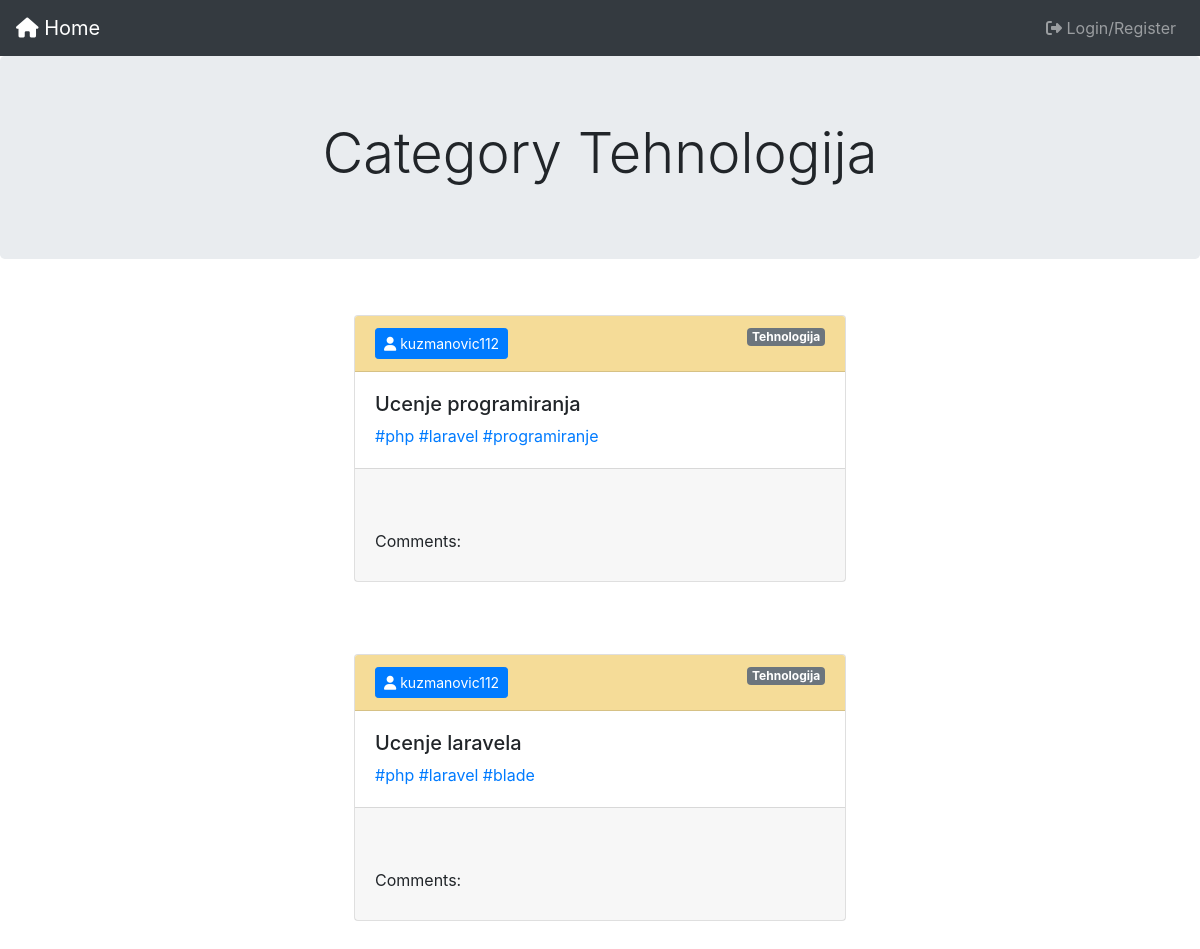
The page /category.php?id=10 on the database its author committed.
### tables this page shows
CREATE TABLE IF NOT EXISTS `categories` (
  `id` int NOT NULL AUTO_INCREMENT,
  `name` varchar(40) NOT NULL,
  PRIMARY KEY (`id`)
);

CREATE TABLE IF NOT EXISTS `posts` (
  `id` int NOT NULL AUTO_INCREMENT,
  `post` longtext NOT NULL,
  `category_id` int NOT NULL,
  `user_id` int NOT NULL,
  `tags` longtext,
  `created_at` datetime NOT NULL,
  PRIMARY KEY (`id`),
  KEY `posts_ibfk_1` (`category_id`),
  KEY `posts_ibfk_2` (`user_id`)
);

CREATE TABLE IF NOT EXISTS `users` (
  `id` int NOT NULL AUTO_INCREMENT,
  `name` varchar(40) NOT NULL,
  `surname` varchar(40) NOT NULL,
  `userName` varchar(40) NOT NULL,
  `email` varchar(40) NOT NULL,
  `password` varchar(40) NOT NULL,
  PRIMARY KEY (`id`)
);

### bootstrap.php (called while the page is built, shortened)
<?php
require_once "partials/header.php";
$config = require "config.php";
$db = Connection::connect($config['database']);
require "classes/QueryBuilder.php";
require "classes/Category.php";
require "classes/Post.php";
$post = new Post($db);
?>

### classes/QueryBuilder.php (called while the page is built, shortened)
<?php
class QueryBuilder {
    function __construct($db){
        $this->db=$db;
    }
}
?>

### classes/Post.php (called while the page is built, shortened)
<?php
class Post extends QueryBuilder {
   public function categoryFromId($id){
    $sql = "SELECT posts.id,posts.post,posts.category_id,posts.user_id,posts.tags,posts.created_at,categories.name,users.userName FROM posts INNER JOIN categories ON posts.category_id=categories.id INNER JOIN users ON posts.user_id=users.id  WHERE posts.category_id=? ";
    $query1 = $this->db->prepare($sql);
    $query1->execute([$id]);
    $result = $query1->fetchAll(PDO::FETCH_OBJ);
    return $result;
   }
}
?>

### card.php (the view, shortened to what this page needs)
<?php foreach ($allPosts as $post): ?>
    <div class="card m-4" >
        <div class="card-header" style="background-color: #f5dc98;">
            <a href="user.php?id=<?php echo $post->user_id ?>" class="btn btn-primary btn-sm float-left"><i class="fa fa-user" aria-hidden="true"></i> <?php echo $post->userName ?></a>
            <a href="category.php?id=<?php echo $post->category_id ?>" class="badge badge-secondary btn-sm float-right"><?php echo $post->name ?></a>
        </div>
        <div class="card-body">
            <h5><?php echo $post->post ?></h5>
            <?php
             $tags = $post->tags;
             $tag = explode(',',$tags);
             ?>
            <?php foreach ($tag as $t): ?>
                <a href="tags.php?tags=<?php echo $t ?>"><?php echo "#".$t ?></a>
            <?php endforeach ?>
        </div>
        <div class="card-footer">
            <?php if(isset($_SESSION['loggedUser']) && $post->user_id == $_SESSION['loggedUser']->id): ?>
                <a href="delete.php?id=<?php echo $post->id ?>" class="badge badge-danger btn-sm float-left"><i class="fa fa-trash-o" aria-hidden="true"></i> Delete</a>
                <a href="update.view.php?id=<?php echo $post->id ?>" class="badge badge-warning btn-sm float-right"><i class="fa fa-pencil" aria-hidden="true"></i> Update</a>
            <?php endif ?><br><br>
            <p>Comments:</p>
        </div>
</div><br>
<?php endforeach ?>

### category.php (shortened to what this page needs)
<?php require_once "bootstrap.php" ?>
<?php
$id = $_GET['id'];
$allPosts = $post->categoryFromId($id);
?>
<div class="jumbotron text-center">
    <h5 class="display-4">Category <?php echo $allPosts[0]->name ?></h5>
</div>
<div class="container">
    <div class="row">
        <div class="col-6 offset-3">
            <?php require_once "card.php" ?>
        </div>
    </div>
</div>

### rows shown on the page
categories: name "Tehnologija"
posts: user.userName "kuzmanovic112", category.name "Tehnologija", post "Ucenje programiranja", tags "php", tags "laravel", tags "programiranje"
posts: user.userName "kuzmanovic112", category.name "Tehnologija", post "Ucenje laravela", tags "php", tags "laravel", tags "blade"
